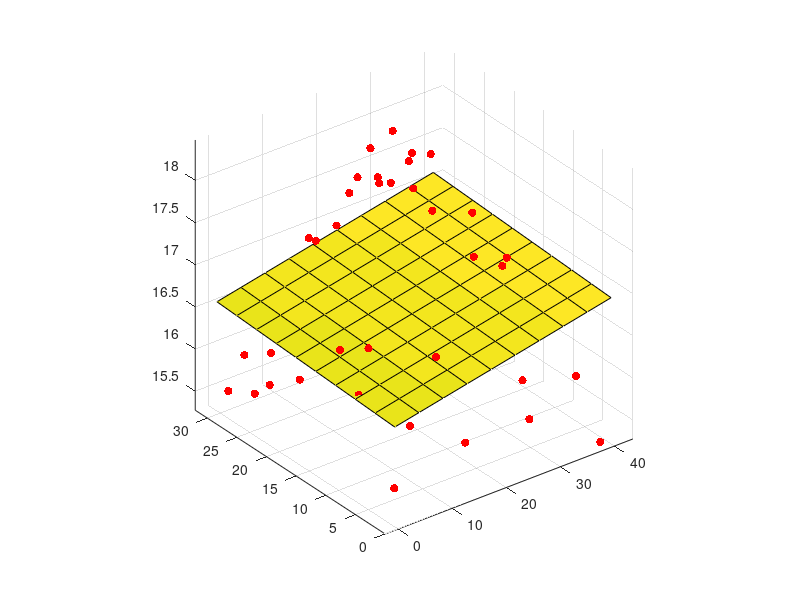
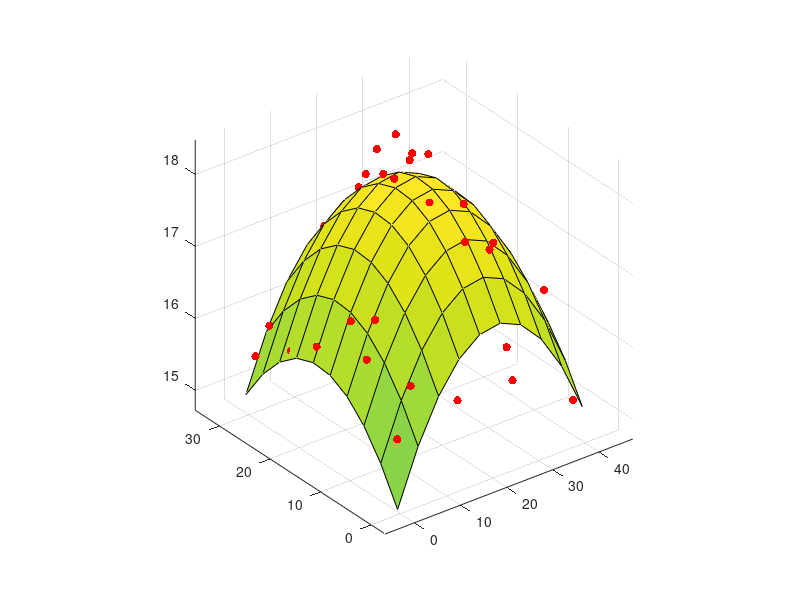

Write MATLAB code to recreate these figures, in order. (Note: this script raises an error after producing the figures.)
 function demoSurfaceFit()
      % Based on code by Romain Thibaux <thibaux@eecs.berkeley.edu>
      load moteData; % X,y
      
      N = size(X,1);
      for useQuad = 0:1
        if ~useQuad
          Phi = [ones(N,1), X];
        else
          Phi = [ones(N,1), X, X.^2];
        end
        w = Phi \ y;
        figure;
        scatter3(X(:,1),X(:,2),y,'r','filled');axis vis3d;
        hold on
        x1 = linspace(min(X(:,1)),max(X(:,1)),10)';
        y1 = linspace(min(X(:,2)),max(X(:,2)),10)';
        [X1,Y1] = meshgrid(x1, y1);
        if useQuad
          Z = w(1) + w(2)*X1 + w(3)*Y1 + w(4)*X1.^2 + w(5)*Y1.^2;
        else
          Z = w(1) + w(2)*X1 + w(3)*Y1;
        end
        surf(x1, y1, Z);
        %title('Temperature at midnight')
        %zlabel('Temperature');
      end

figure(1);
if(doPrintPmtk), doPrintPmtkFigures('surfaceLinear'); end;
figure(1);
if(doPrintPmtk), doPrintPmtkFigures('surfaceQuad'); end;
end
   
   
